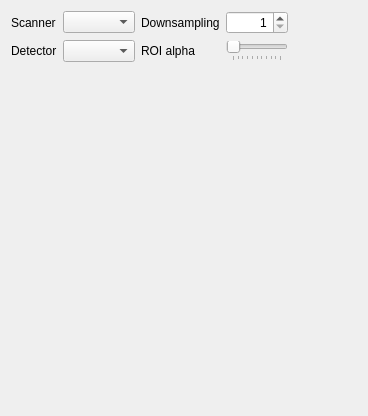
<?xml version="1.0" encoding="UTF-8"?>
<ui version="4.0">
 <class>Form</class>
 <widget class="QWidget" name="Form">
  <property name="geometry">
   <rect>
    <x>0</x>
    <y>0</y>
    <width>368</width>
    <height>416</height>
   </rect>
  </property>
  <property name="windowTitle">
   <string>Form</string>
  </property>
  <layout class="QGridLayout" name="gridLayout">
   <item row="0" column="0">
    <widget class="QLabel" name="label">
     <property name="text">
      <string>Scanner</string>
     </property>
    </widget>
   </item>
   <item row="0" column="1">
    <widget class="InterfaceCombo" name="scannerComboBox"/>
   </item>
   <item row="0" column="2">
    <widget class="QLabel" name="label_3">
     <property name="text">
      <string>Downsampling</string>
     </property>
    </widget>
   </item>
   <item row="0" column="3">
    <widget class="QSpinBox" name="downSampling">
     <property name="alignment">
      <set>Qt::AlignRight|Qt::AlignTrailing|Qt::AlignVCenter</set>
     </property>
     <property name="minimum">
      <number>1</number>
     </property>
     <property name="maximum">
      <number>1000</number>
     </property>
     <property name="value">
      <number>1</number>
     </property>
    </widget>
   </item>
   <item row="0" column="4">
    <spacer name="horizontalSpacer">
     <property name="orientation">
      <enum>Qt::Horizontal</enum>
     </property>
     <property name="sizeHint" stdset="0">
      <size>
       <width>68</width>
       <height>20</height>
      </size>
     </property>
    </spacer>
   </item>
   <item row="1" column="0">
    <widget class="QLabel" name="label_2">
     <property name="text">
      <string>Detector</string>
     </property>
    </widget>
   </item>
   <item row="1" column="1">
    <widget class="InterfaceCombo" name="detectorComboBox"/>
   </item>
   <item row="1" column="2">
    <widget class="QLabel" name="label_4">
     <property name="text">
      <string>ROI alpha</string>
     </property>
    </widget>
   </item>
   <item row="1" column="3">
    <widget class="QSlider" name="alphaSlider">
     <property name="maximum">
      <number>100</number>
     </property>
     <property name="singleStep">
      <number>2</number>
     </property>
     <property name="value">
      <number>0</number>
     </property>
     <property name="orientation">
      <enum>Qt::Horizontal</enum>
     </property>
     <property name="invertedAppearance">
      <bool>false</bool>
     </property>
     <property name="invertedControls">
      <bool>true</bool>
     </property>
     <property name="tickPosition">
      <enum>QSlider::TicksBelow</enum>
     </property>
    </widget>
   </item>
   <item row="1" column="4">
    <spacer name="horizontalSpacer_2">
     <property name="orientation">
      <enum>Qt::Horizontal</enum>
     </property>
     <property name="sizeHint" stdset="0">
      <size>
       <width>85</width>
       <height>20</height>
      </size>
     </property>
    </spacer>
   </item>
   <item row="2" column="0" colspan="5">
    <widget class="ImageView" name="plotWidget" native="true"/>
   </item>
  </layout>
 </widget>
 <customwidgets>
  <customwidget>
   <class>InterfaceCombo</class>
   <extends>QComboBox</extends>
   <header>acq4.util.InterfaceCombo</header>
  </customwidget>
  <customwidget>
   <class>ImageView</class>
   <extends>QWidget</extends>
   <header>acq4.pyqtgraph</header>
   <container>1</container>
  </customwidget>
 </customwidgets>
 <resources/>
 <connections/>
</ui>
